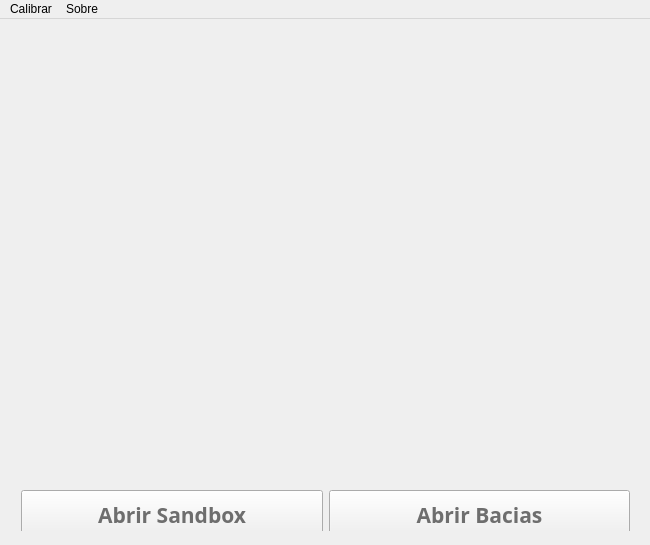
<?xml version="1.0" encoding="UTF-8"?>
<ui version="4.0">
 <class>MainWindow</class>
 <widget class="QMainWindow" name="MainWindow">
  <property name="geometry">
   <rect>
    <x>0</x>
    <y>0</y>
    <width>650</width>
    <height>545</height>
   </rect>
  </property>
  <property name="minimumSize">
   <size>
    <width>650</width>
    <height>545</height>
   </size>
  </property>
  <property name="maximumSize">
   <size>
    <width>650</width>
    <height>545</height>
   </size>
  </property>
  <property name="windowTitle">
   <string>caixade-areia</string>
  </property>
  <property name="windowIcon">
   <iconset>
    <normalon>../resources/logos/icone.jpg</normalon>
   </iconset>
  </property>
  <property name="iconSize">
   <size>
    <width>48</width>
    <height>48</height>
   </size>
  </property>
  <widget class="QWidget" name="centralWidget">
   <widget class="QWidget" name="verticalLayoutWidget">
    <property name="geometry">
     <rect>
      <x>10</x>
      <y>460</y>
      <width>631</width>
      <height>52</height>
     </rect>
    </property>
    <layout class="QHBoxLayout" name="horizontalLayout">
     <item>
      <widget class="QPushButton" name="btn_aula_1">
       <property name="sizePolicy">
        <sizepolicy hsizetype="Preferred" vsizetype="Preferred">
         <horstretch>0</horstretch>
         <verstretch>0</verstretch>
        </sizepolicy>
       </property>
       <property name="minimumSize">
        <size>
         <width>0</width>
         <height>50</height>
        </size>
       </property>
       <property name="palette">
        <palette>
         <active>
          <colorrole role="WindowText">
           <brush brushstyle="SolidPattern">
            <color alpha="255">
             <red>110</red>
             <green>110</green>
             <blue>110</blue>
            </color>
           </brush>
          </colorrole>
          <colorrole role="Text">
           <brush brushstyle="SolidPattern">
            <color alpha="255">
             <red>110</red>
             <green>110</green>
             <blue>110</blue>
            </color>
           </brush>
          </colorrole>
          <colorrole role="ButtonText">
           <brush brushstyle="SolidPattern">
            <color alpha="255">
             <red>110</red>
             <green>110</green>
             <blue>110</blue>
            </color>
           </brush>
          </colorrole>
          <colorrole role="ToolTipText">
           <brush brushstyle="SolidPattern">
            <color alpha="255">
             <red>110</red>
             <green>110</green>
             <blue>110</blue>
            </color>
           </brush>
          </colorrole>
         </active>
         <inactive>
          <colorrole role="WindowText">
           <brush brushstyle="SolidPattern">
            <color alpha="255">
             <red>110</red>
             <green>110</green>
             <blue>110</blue>
            </color>
           </brush>
          </colorrole>
          <colorrole role="Text">
           <brush brushstyle="SolidPattern">
            <color alpha="255">
             <red>110</red>
             <green>110</green>
             <blue>110</blue>
            </color>
           </brush>
          </colorrole>
          <colorrole role="ButtonText">
           <brush brushstyle="SolidPattern">
            <color alpha="255">
             <red>110</red>
             <green>110</green>
             <blue>110</blue>
            </color>
           </brush>
          </colorrole>
          <colorrole role="ToolTipText">
           <brush brushstyle="SolidPattern">
            <color alpha="255">
             <red>110</red>
             <green>110</green>
             <blue>110</blue>
            </color>
           </brush>
          </colorrole>
         </inactive>
         <disabled>
          <colorrole role="WindowText">
           <brush brushstyle="SolidPattern">
            <color alpha="255">
             <red>190</red>
             <green>190</green>
             <blue>190</blue>
            </color>
           </brush>
          </colorrole>
          <colorrole role="Text">
           <brush brushstyle="SolidPattern">
            <color alpha="255">
             <red>190</red>
             <green>190</green>
             <blue>190</blue>
            </color>
           </brush>
          </colorrole>
          <colorrole role="ButtonText">
           <brush brushstyle="SolidPattern">
            <color alpha="255">
             <red>190</red>
             <green>190</green>
             <blue>190</blue>
            </color>
           </brush>
          </colorrole>
          <colorrole role="ToolTipText">
           <brush brushstyle="SolidPattern">
            <color alpha="255">
             <red>110</red>
             <green>110</green>
             <blue>110</blue>
            </color>
           </brush>
          </colorrole>
         </disabled>
        </palette>
       </property>
       <property name="font">
        <font>
         <family>Sans Serif</family>
         <pointsize>16</pointsize>
         <weight>75</weight>
         <italic>false</italic>
         <bold>true</bold>
        </font>
       </property>
       <property name="cursor">
        <cursorShape>PointingHandCursor</cursorShape>
       </property>
       <property name="toolTip">
        <string>&lt;html&gt;&lt;head/&gt;&lt;body&gt;&lt;p align=&quot;center&quot;&gt;&lt;span style=&quot; font-size:10pt; font-family: 'Comic Sans MS'; &quot;&gt;Inicia a aula 1&lt;/span&gt;&lt;/p&gt;&lt;/body&gt;&lt;/html&gt;</string>
       </property>
       <property name="toolTipDuration">
        <number>-1</number>
       </property>
       <property name="whatsThis">
        <string/>
       </property>
       <property name="text">
        <string extracomment="inicia a aula 1">Abrir Sandbox</string>
       </property>
       <property name="shortcut">
        <string>1</string>
       </property>
      </widget>
     </item>
     <item>
      <widget class="QPushButton" name="btn_aula_2">
       <property name="sizePolicy">
        <sizepolicy hsizetype="Preferred" vsizetype="Preferred">
         <horstretch>0</horstretch>
         <verstretch>0</verstretch>
        </sizepolicy>
       </property>
       <property name="minimumSize">
        <size>
         <width>0</width>
         <height>50</height>
        </size>
       </property>
       <property name="palette">
        <palette>
         <active>
          <colorrole role="ButtonText">
           <brush brushstyle="SolidPattern">
            <color alpha="255">
             <red>110</red>
             <green>110</green>
             <blue>110</blue>
            </color>
           </brush>
          </colorrole>
         </active>
         <inactive>
          <colorrole role="ButtonText">
           <brush brushstyle="SolidPattern">
            <color alpha="255">
             <red>110</red>
             <green>110</green>
             <blue>110</blue>
            </color>
           </brush>
          </colorrole>
         </inactive>
         <disabled>
          <colorrole role="ButtonText">
           <brush brushstyle="SolidPattern">
            <color alpha="255">
             <red>190</red>
             <green>190</green>
             <blue>190</blue>
            </color>
           </brush>
          </colorrole>
         </disabled>
        </palette>
       </property>
       <property name="font">
        <font>
         <family>Sans Serif</family>
         <pointsize>16</pointsize>
         <weight>75</weight>
         <italic>false</italic>
         <bold>true</bold>
        </font>
       </property>
       <property name="cursor">
        <cursorShape>PointingHandCursor</cursorShape>
       </property>
       <property name="toolTip">
        <string>&lt;html&gt;&lt;head/&gt;&lt;body&gt;&lt;p align=&quot;center&quot;&gt;&lt;span style=&quot; font-size:10pt; font-family: 'Comic Sans MS'; &quot;&gt;Inicia a aula 2&lt;/span&gt;&lt;/p&gt;&lt;/body&gt;&lt;/html&gt;</string>
       </property>
       <property name="text">
        <string>Abrir Bacias</string>
       </property>
       <property name="shortcut">
        <string>2</string>
       </property>
      </widget>
     </item>
    </layout>
   </widget>
   <widget class="QLabel" name="imagem">
    <property name="geometry">
     <rect>
      <x>10</x>
      <y>0</y>
      <width>631</width>
      <height>451</height>
     </rect>
    </property>
    <property name="text">
     <string/>
    </property>
    <property name="pixmap">
     <pixmap>../resources/logos/LOGO ICONE.png</pixmap>
    </property>
    <property name="scaledContents">
     <bool>true</bool>
    </property>
   </widget>
  </widget>
  <widget class="QMenuBar" name="menuBar">
   <property name="geometry">
    <rect>
     <x>0</x>
     <y>0</y>
     <width>650</width>
     <height>24</height>
    </rect>
   </property>
   <property name="sizePolicy">
    <sizepolicy hsizetype="MinimumExpanding" vsizetype="Minimum">
     <horstretch>0</horstretch>
     <verstretch>0</verstretch>
    </sizepolicy>
   </property>
   <widget class="QMenu" name="menuCalibrar">
    <property name="title">
     <string>Calibrar</string>
    </property>
    <addaction name="separator"/>
    <addaction name="actionKinect"/>
    <addaction name="actionProjetor"/>
   </widget>
   <widget class="QMenu" name="menuSobre">
    <property name="title">
     <string>Sobre</string>
    </property>
    <widget class="QMenu" name="menuCr_ditos">
     <property name="title">
      <string>Créditos</string>
     </property>
     <addaction name="actionCaixae_Agua"/>
     <addaction name="actionSandbox_UC_Davis"/>
    </widget>
    <addaction name="actionCr_ditos"/>
    <addaction name="separator"/>
    <addaction name="menuCr_ditos"/>
   </widget>
   <addaction name="menuCalibrar"/>
   <addaction name="menuSobre"/>
  </widget>
  <action name="actionAula_1">
   <property name="text">
    <string>Aula 1</string>
   </property>
  </action>
  <action name="actionAula_2">
   <property name="text">
    <string>Aula 2</string>
   </property>
   <property name="toolTip">
    <string>Bacia Hidrográfica</string>
   </property>
  </action>
  <action name="actionAula_3">
   <property name="text">
    <string>Aula 3</string>
   </property>
  </action>
  <action name="actionAula_4">
   <property name="text">
    <string>Aula 4</string>
   </property>
  </action>
  <action name="actionAula_5">
   <property name="text">
    <string>Aula 5</string>
   </property>
  </action>
  <action name="actionSite_do_Caixa_e_gua">
   <property name="text">
    <string>Site do Caixa e-Água</string>
   </property>
  </action>
  <action name="actionPerguntas_Frequ_ntes">
   <property name="text">
    <string>Perguntas Frequentes</string>
   </property>
  </action>
  <action name="actionCr_ditos">
   <property name="text">
    <string>Versão adaptada para fins educativos — Escola Rangel Torres</string>
   </property>
  </action>
  <action name="actionProjetor">
   <property name="text">
    <string>Projetor</string>
   </property>
   <property name="shortcut">
    <string>P</string>
   </property>
  </action>
  <action name="actionMundo">
   <property name="text">
    <string>Mundo</string>
   </property>
   <property name="shortcut">
    <string>M</string>
   </property>
  </action>
  <action name="actionKinect">
   <property name="text">
    <string>Kinect</string>
   </property>
   <property name="shortcut">
    <string>K</string>
   </property>
  </action>
  <action name="actionCaixae_Agua">
   <property name="text">
    <string>Caixae-Agua</string>
   </property>
  </action>
  <action name="actionSandbox_UC_Davis">
   <property name="text">
    <string>Sandbox (UC Davis)</string>
   </property>
  </action>
 </widget>
 <layoutdefault spacing="6" margin="11"/>
 <resources/>
 <connections/>
</ui>
